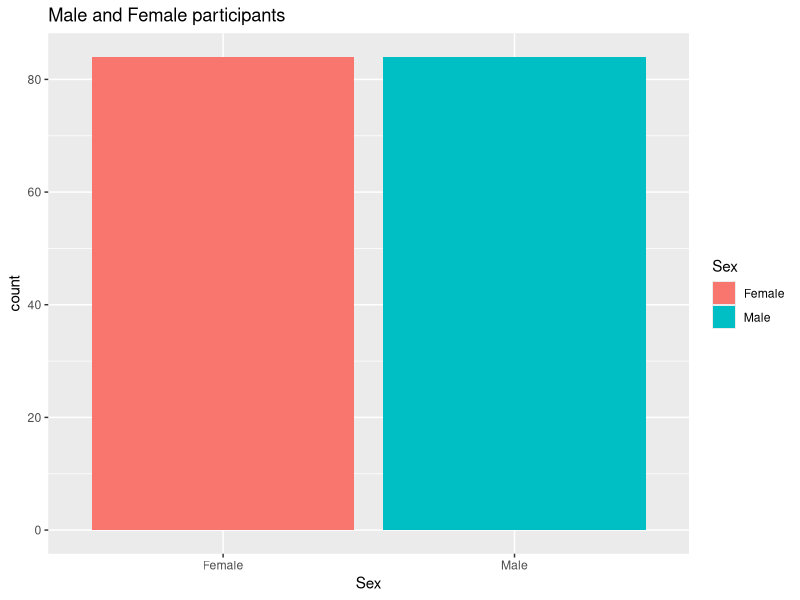
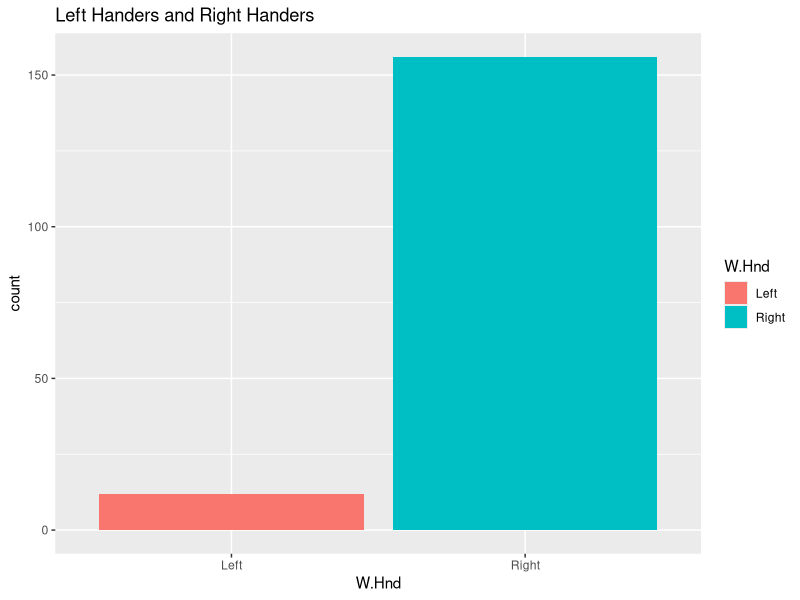
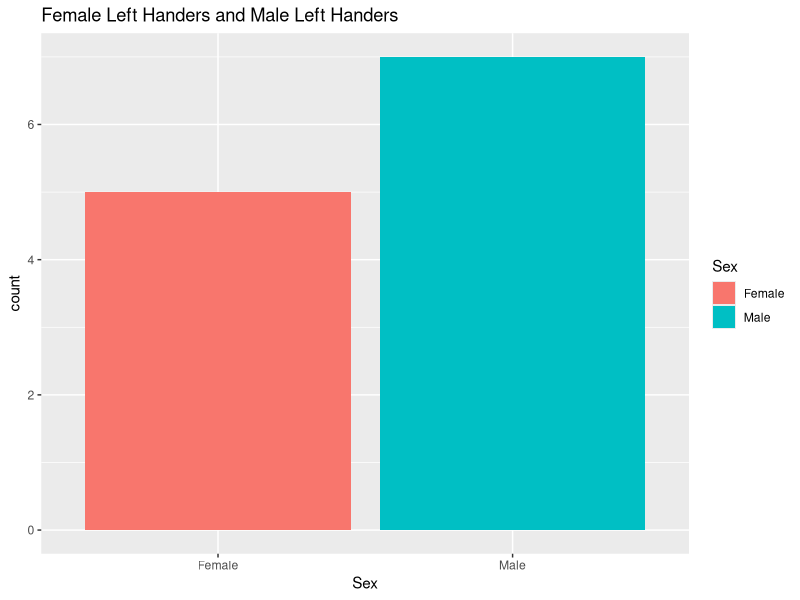
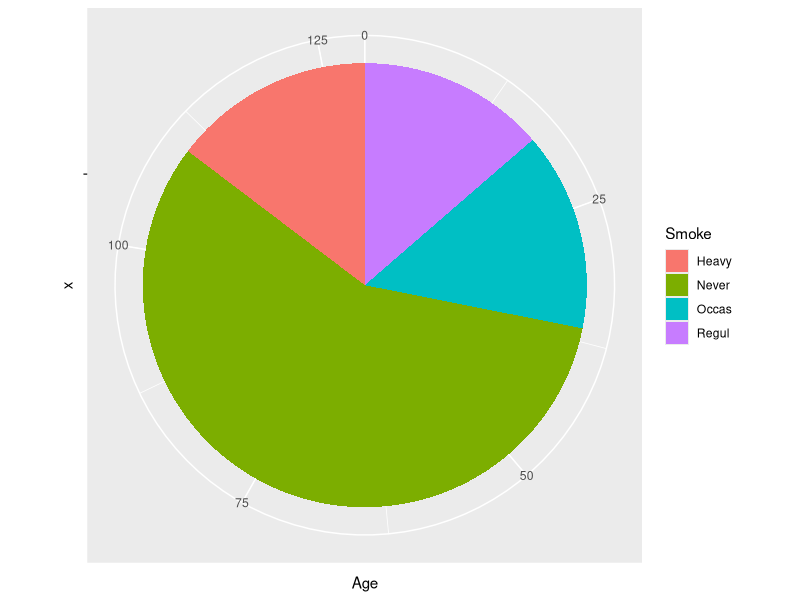
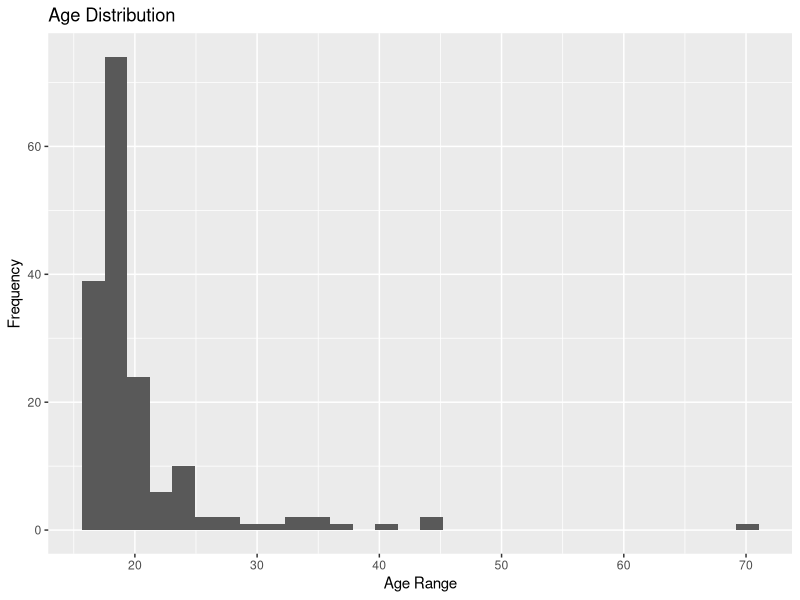
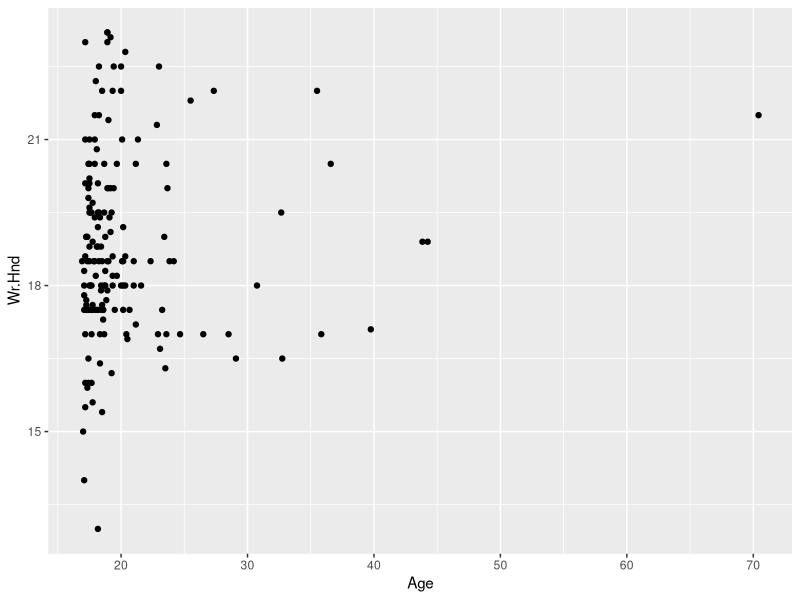
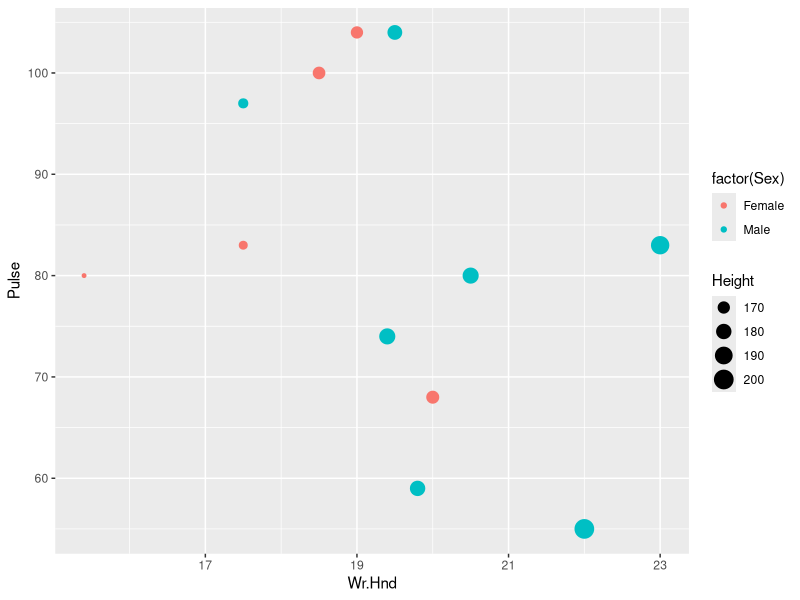
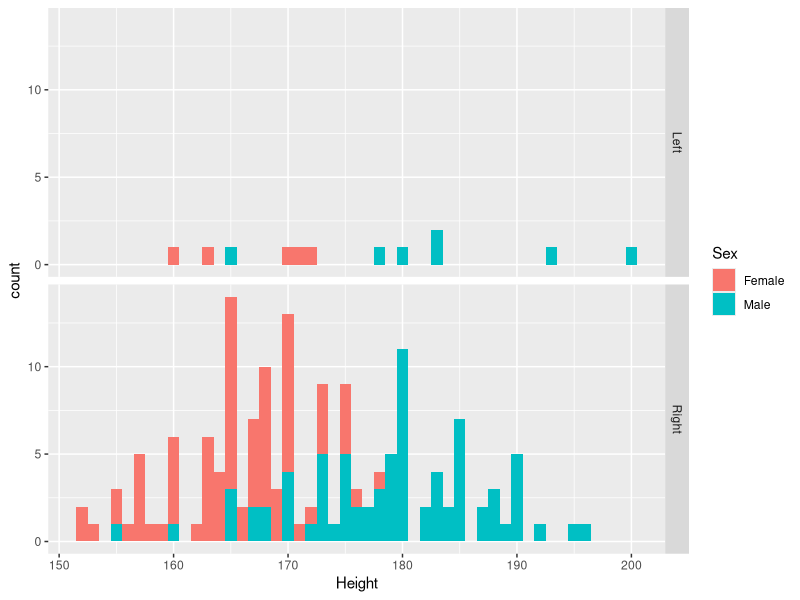

R code for these plots, in order:
## ---- chunk 1
knitr::opts_chunk$set(echo = TRUE)
## ---- chunk 2
library(MASS)
library(ggplot2)
data("survey")
library(dplyr)
## ---- chunk 3
newsurvey <- na.omit(survey)
head(newsurvey)
## ---- chunk 4
ggplot(data=newsurvey,mapping=aes(x=Sex, fill=Sex))+geom_bar() + ggtitle("Male and Female participants")
## ---- chunk 5
ggplot(data=newsurvey,mapping=aes(x=W.Hnd, fill=W.Hnd))+geom_bar() + ggtitle("Left Handers and Right Handers")
## ---- chunk 6
ggplot(data=filter(newsurvey, W.Hnd=="Left"),mapping=aes(x=Sex, fill=Sex))+geom_bar() + ggtitle("Female Left Handers and Male Left Handers")
## ---- chunk 7
ggplot(filter(newsurvey, Sex=="Male", W.Hnd=="Left"), mapping=aes(x="",y=Age,fill=Smoke))+geom_bar(width=1,stat='identity')+coord_polar("y",start = 0)
## ---- chunk 8
ggplot(data=newsurvey,mapping=aes(x=Age))+geom_histogram()+labs(title='Age Distribution', x='Age Range', y='Frequency')

## ---- chunk 9
ggplot(data=newsurvey,mapping=aes(x=Age,y=Wr.Hnd))+geom_point()
## ---- chunk 10
left <- filter(newsurvey,W.Hnd=="Left")
ggplot(left, aes(x=Wr.Hnd, y=Pulse)) + geom_point(aes(colour = factor(Sex),size = Height))
## ---- chunk 11
ggplot(data=newsurvey, mapping=aes(x=Height, fill=Sex)) + geom_histogram(binwidth = 1) + facet_grid(newsurvey$W.Hnd)
## ---- chunk 12
ggplot(data=newsurvey,mapping=aes(x=Wr.Hnd,y=NW.Hnd,color=W.Hnd))+geom_point()+facet_wrap(newsurvey$Clap,ncol=1)
## ---- chunk 13
ggplot(data=newsurvey,mapping=aes(x=Age, fill=Exer))+geom_histogram(binwidth = 1)+facet_wrap(newsurvey$Sex,ncol=1)
## ---- chunk 14
ggplot(newsurvey, aes(x=Wr.Hnd, group=Smoke)) + geom_boxplot(aes(fill=Smoke))
## ---- chunk 15
ggplot(data=newsurvey,mapping=aes(x=Smoke, fill=Smoke))+geom_bar()
## ---- chunk 16
ggplot(data=newsurvey,mapping=aes(x=Pulse,y=Height))+geom_point()
## ---- chunk 17
ggplot(data=newsurvey, mapping=aes(x=Pulse, fill=Exer)) + geom_histogram(binwidth = 1) + facet_grid(newsurvey$Sex)
## ---- chunk 18
ggplot(data=newsurvey,mapping=aes(x=Age, fill=Clap))+geom_histogram(binwidth = 1)+facet_wrap(newsurvey$Exer,ncol=1)
